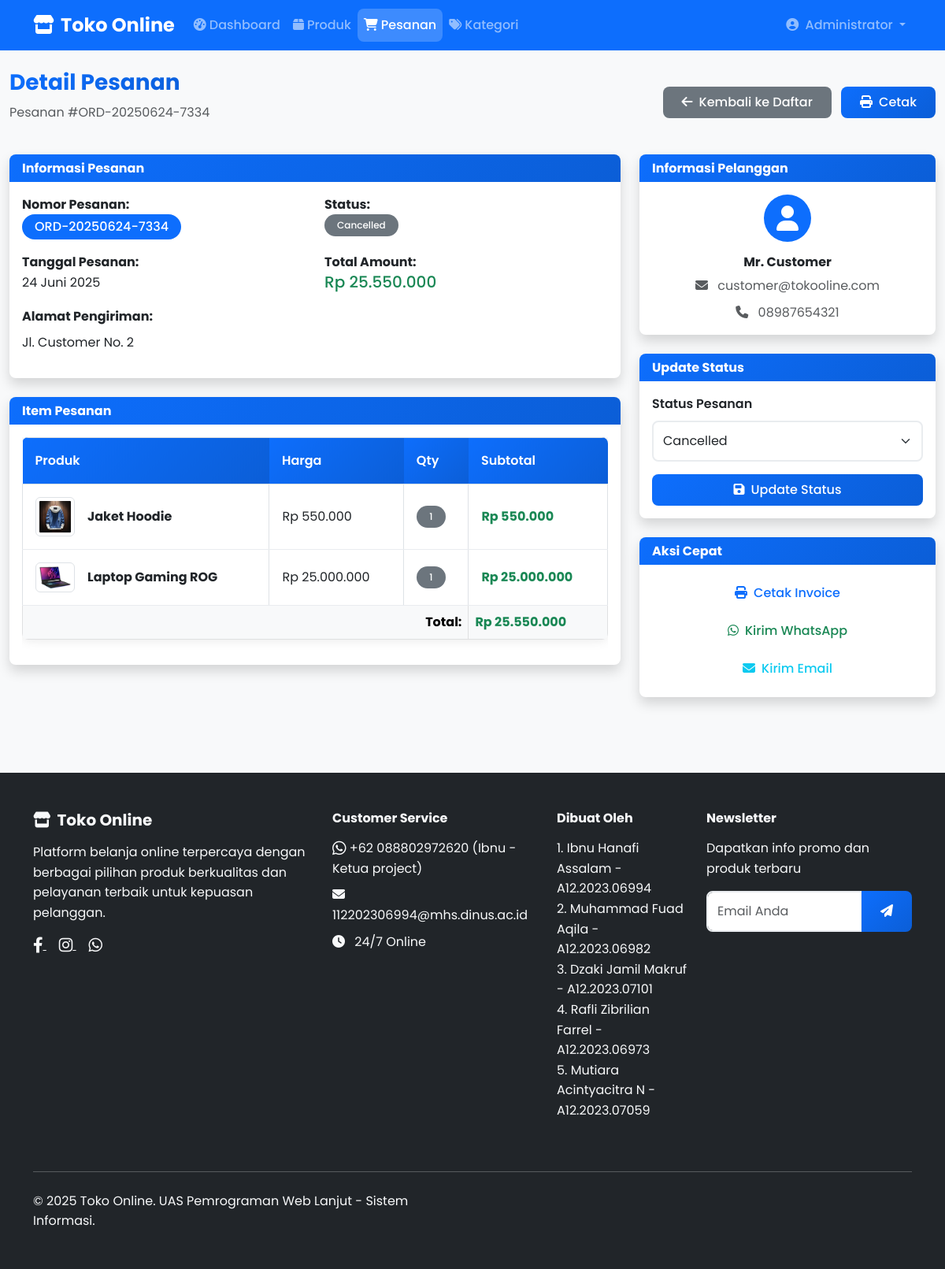
Page /admin/orders.php?view=detail&id=1 (signed in) on the committed database.
### tables this page shows
CREATE TABLE `users` (
  `id` int(11) NOT NULL,
  `username` varchar(50) NOT NULL,
  `email` varchar(100) NOT NULL,
  `password` varchar(255) NOT NULL,
  `reset_token` varchar(255) DEFAULT NULL,
  `reset_token_expires_at` datetime DEFAULT NULL,
  `reset_expires` datetime DEFAULT NULL,
  `role` enum('admin','customer') NOT NULL DEFAULT 'customer',
  `full_name` varchar(100) NOT NULL,
  `phone` varchar(20) DEFAULT NULL,
  `address` text DEFAULT NULL,
  `created_at` timestamp NOT NULL DEFAULT current_timestamp()
);

CREATE TABLE `orders` (
  `id` int(11) NOT NULL,
  `user_id` int(11) DEFAULT NULL,
  `order_number` varchar(50) NOT NULL,
  `total_amount` decimal(10,2) NOT NULL,
  `status` enum('pending','processing','completed','cancelled') DEFAULT 'pending',
  `shipping_address` text DEFAULT NULL,
  `notes` text DEFAULT NULL,
  `created_at` timestamp NOT NULL DEFAULT current_timestamp(),
  `updated_at` timestamp NOT NULL DEFAULT current_timestamp() ON UPDATE current_timestamp()
);

CREATE TABLE `order_items` (
  `id` int(11) NOT NULL,
  `order_id` int(11) DEFAULT NULL,
  `product_id` int(11) DEFAULT NULL,
  `quantity` int(11) NOT NULL,
  `price` decimal(10,2) NOT NULL,
  `subtotal` decimal(10,2) NOT NULL
);

CREATE TABLE `products` (
  `id` int(11) NOT NULL,
  `name` varchar(100) NOT NULL,
  `description` text DEFAULT NULL,
  `price` decimal(10,2) NOT NULL,
  `stock` int(11) NOT NULL DEFAULT 0,
  `category_id` int(11) DEFAULT NULL,
  `image` varchar(255) DEFAULT NULL,
  `status` enum('active','inactive') DEFAULT 'active',
  `created_at` timestamp NOT NULL DEFAULT current_timestamp(),
  `updated_at` timestamp NOT NULL DEFAULT current_timestamp() ON UPDATE current_timestamp()
);

### admin/orders.php (the view, shortened to what the rows shown need)
<?php
require_once '../includes/functions.php';
global $db;
$view = $_GET['view'] ?? 'list';
$order_id = $_GET['id'] ?? null;
if ($view == 'detail' && $order_id) {
    $order = $db->fetch("
        SELECT o.*, u.full_name, u.email, u.phone, u.address as user_address
        FROM orders o
        LEFT JOIN users u ON o.user_id = u.id
        WHERE o.id = ?
    ", [$order_id]);
    $order_items = $db->query("
        SELECT oi.*, p.name as product_name, p.image
        FROM order_items oi
        LEFT JOIN products p ON oi.product_id = p.id
        WHERE oi.order_id = ?
    ", [$order_id]);
}
include '../includes/header.php';
?>
<div class="container-fluid py-4">
    <?php if ($view == 'detail'): ?>
        <div class="row mb-4">
            <div class="col-12">
                <div class="d-flex justify-content-between align-items-center">
                    <div>
                        <h1 class="h3 text-gradient fw-bold">Detail Pesanan</h1>
                        <p class="text-muted">Pesanan #<?php echo htmlspecialchars($order['order_number']); ?></p>
                    </div>
                    <div>
                        <a href="orders.php" class="btn btn-secondary">
                            <i class="fas fa-arrow-left me-2"></i>Kembali ke Daftar
                        </a>
                        <button class="btn btn-primary ms-2" onclick="window.print()">
                            <i class="fas fa-print me-2"></i>Cetak
                        </button>
                    </div>
                </div>
            </div>
        </div>
        <div class="row">
            <div class="col-lg-8 mb-4">
                <div class="card shadow">
                    <div class="card-header">
                        <h6 class="m-0 fw-bold text-white">Informasi Pesanan</h6>
                    </div>
                    <div class="card-body">
                        <div class="row mb-3">
                            <div class="col-md-6">
                                <strong>Nomor Pesanan:</strong><br>
                                <span class="badge bg-primary fs-6"><?php echo htmlspecialchars($order['order_number']); ?></span>
                            </div>
                            <div class="col-md-6">
                                <strong>Status:</strong><br>
                                <?php echo getStatusBadge($order['status']); ?>
                            </div>
                        </div>
                        <div class="row mb-3">
                            <div class="col-md-6">
                                <strong>Tanggal Pesanan:</strong><br>
                                <?php echo formatDate($order['created_at']); ?>
                            </div>
                            <div class="col-md-6">
                                <strong>Total Amount:</strong><br>
                                <span class="h5 text-success"><?php echo formatRupiah($order['total_amount']); ?></span>
                            </div>
                        </div>
                        <div class="row">
                            <div class="col-12">
                                <strong>Alamat Pengiriman:</strong><br>
                                <address class="mt-2">
                                    <?php echo nl2br(htmlspecialchars($order['shipping_address'])); ?>
                                </address>
                            </div>
                        </div>
                    </div>
                </div>
                <div class="card shadow mt-4">
                    <div class="card-header">
                        <h6 class="m-0 fw-bold text-white">Item Pesanan</h6>
                    </div>
                    <div class="card-body">
                        <div class="table-responsive">
                            <table class="table table-bordered">
                                <thead class="table-light">
                                    <tr>
                                        <th>Produk</th>
                                        <th>Harga</th>
                                        <th>Qty</th>
                                        <th>Subtotal</th>
                                    </tr>
                                </thead>
                                <tbody>
                                    <?php foreach ($order_items as $item): ?>
                                        <tr>
                                            <td>
                                                <div class="d-flex align-items-center">
                                                    <div class="me-3">
                                                        <?php if ($item['image']): ?>
                                                            <img src="../assets/images/products/<?php echo $item['image']; ?>"
                                                                class="img-thumbnail" width="50" height="50" style="object-fit: cover;">
                                                        <?php endif; ?>
                                                    </div>
                                                    <div>
                                                        <div class="fw-bold"><?php echo htmlspecialchars($item['product_name']); ?></div>
                                                    </div>
                                                </div>
                                            </td>
                                            <td><?php echo formatRupiah($item['price']); ?></td>
                                            <td><span class="badge bg-secondary"><?php echo $item['quantity']; ?></span></td>
                                            <td class="fw-bold text-success"><?php echo formatRupiah($item['subtotal']); ?></td>
                                        </tr>
                                    <?php endforeach; ?>
                                </tbody>
                                <tfoot class="table-light">
                                    <tr>
                                        <th colspan="3" class="text-end">Total:</th>
                                        <th class="text-success"><?php echo formatRupiah($order['total_amount']); ?></th>
                                    </tr>
                                </tfoot>
                            </table>
                        </div>
                    </div>
                </div>
            </div>
            <div class="col-lg-4 mb-4">
                <div class="card shadow">
                    <div class="card-header">
                        <h6 class="m-0 fw-bold text-white">Informasi Pelanggan</h6>
                    </div>
                    <div class="card-body">
                        <div class="text-center mb-3">
                            <div class="bg-primary text-white rounded-circle d-inline-flex align-items-center justify-content-center"
                                style="width: 60px; height: 60px;">
                                <i class="fas fa-user fa-2x"></i>
                            </div>
                        </div>
                        <div class="text-center">
                            <h6 class="fw-bold"><?php echo htmlspecialchars($order['full_name']); ?></h6>
                            <p class="text-muted mb-2">
                                <i class="fas fa-envelope me-2"></i>
                                <?php echo htmlspecialchars($order['email']); ?>
                            </p>
                            <?php if ($order['phone']): ?>
                                <p class="text-muted mb-0">
                                    <i class="fas fa-phone me-2"></i>
                                    <?php echo htmlspecialchars($order['phone']); ?>
                                </p>
                            <?php endif; ?>
                        </div>
                    </div>
                </div>
                <div class="card shadow mt-4">
                    <div class="card-header">
                        <h6 class="m-0 fw-bold text-white">Update Status</h6>
                    </div>
                    <div class="card-body">
                        <form method="POST">
                            <div class="mb-3">
                                <label class="form-label">Status Pesanan</label>
                                <select class="form-select" name="status" required>
                                    <option value="cancelled" <?php echo $order['status'] == 'cancelled' ? 'selected' : ''; ?>>Cancelled</option>
                                </select>
                            </div>
                            <button type="submit" name="update_status" class="btn btn-primary w-100">
                                <i class="fas fa-save me-2"></i>Update Status
                            </button>
                        </form>
                    </div>
                </div>
                <div class="card shadow mt-4">
                    <div class="card-header">
                        <h6 class="m-0 fw-bold text-white">Aksi Cepat</h6>
                    </div>
                    <div class="card-body">
                        <div class="d-grid gap-2">
                            <button class="btn btn-outline-primary" onclick="window.print()">
                                <i class="fas fa-print me-2"></i>Cetak Invoice
                            </button>
                            <button class="btn btn-outline-success" onclick="sendWhatsApp('<?php echo $order['phone']; ?>')">
                                <i class="fab fa-whatsapp me-2"></i>Kirim WhatsApp
                            </button>
                            <button class="btn btn-outline-info" onclick="sendEmail('<?php echo $order['email']; ?>')">
                                <i class="fas fa-envelope me-2"></i>Kirim Email
                            </button>
                        </div>
                    </div>
                </div>
            </div>
        </div>
<?php endif; ?>
</div>
<?php include '../includes/footer.php'; ?>

### includes/header.php (shortened to what the rows shown need)
<?php
$current_user = getCurrentUser();
?>
<!DOCTYPE html>
<html lang="id">
<head>
    <link href="https://cdn.jsdelivr.net/npm/bootstrap@5.3.0/dist/css/bootstrap.min.css" rel="stylesheet">
    <link rel="stylesheet" href="https://cdnjs.cloudflare.com/ajax/libs/font-awesome/6.4.0/css/all.min.css">
    <link rel="stylesheet" href="../assets/css/style.css">
    <?php if (isAdmin()): ?>
        <link rel="stylesheet" href="https://cdn.datatables.net/1.13.6/css/dataTables.bootstrap5.min.css">
    <?php endif; ?>
</head>
<body>
    <nav class="navbar navbar-expand-lg navbar-dark bg-primary sticky-top">
        <div class="container">
            <div class="collapse navbar-collapse" id="navbarNav">
                <?php if (isLoggedIn()): ?>
                    <?php if (isAdmin()): ?>
                        <ul class="navbar-nav me-auto">
                            <li class="nav-item">
                                <a class="nav-link <?php echo basename($_SERVER['PHP_SELF']) == 'dashboard.php' ? 'active' : ''; ?>"
                                    href="../admin/dashboard.php">
                                    <i class="fas fa-tachometer-alt me-1"></i>Dashboard
                                </a>
                            </li>
                            <li class="nav-item">
                                <a class="nav-link <?php echo basename($_SERVER['PHP_SELF']) == 'products.php' ? 'active' : ''; ?>"
                                    href="../admin/products.php">
                                    <i class="fas fa-box me-1"></i>Produk
                                </a>
                            </li>
                            <li class="nav-item">
                                <a class="nav-link <?php echo basename($_SERVER['PHP_SELF']) == 'orders.php' ? 'active' : ''; ?>"
                                    href="../admin/orders.php">
                                    <i class="fas fa-shopping-cart me-1"></i>Pesanan
                                </a>
                            </li>
                            <li class="nav-item">
                                <a class="nav-link <?php echo basename($_SERVER['PHP_SELF']) == 'categories.php' ? 'active' : ''; ?>"
                                    href="../admin/categories.php">
                                    <i class="fas fa-tags me-1"></i>Kategori
                                </a>
                            </li>
                        </ul>
                    <?php endif; ?>
                    <div class="navbar-nav">
                        <div class="nav-item dropdown">
                            <a class="nav-link dropdown-toggle" href="#" role="button" data-bs-toggle="dropdown">
                                <i class="fas fa-user-circle me-1"></i>
                                <?php echo htmlspecialchars($current_user['full_name']); ?>
                            </a>
                        </div>
                    </div>
                <?php endif; ?>
            </div>
        </div>
    </nav>
    <main class="main-content"><?php

### includes/functions.php (shortened to what the rows shown need)
<?php
require_once __DIR__ . '/../config/database.php';
function isLoggedIn()
{
    return isset($_SESSION['user_id']) && !empty($_SESSION['user_id']);
}
function isAdmin()
{
    return isset($_SESSION['role']) && $_SESSION['role'] === 'admin';
}
function formatRupiah($amount)
{
    return 'Rp ' . number_format($amount, 0, ',', '.');
}
function formatDate($date)
{
    $bulan = [
        1 => 'Januari',
        'Februari',
        'Maret',
        'April',
        'Mei',
        'Juni',
        'Juli',
        'Agustus',
        'September',
        'Oktober',
        'November',
        'Desember'
    ];
    $timestamp = strtotime($date);
    $tanggal = date('j', $timestamp);
    $bulan = $bulan[date('n', $timestamp)];
    $tahun = date('Y', $timestamp);
    return $tanggal . ' ' . $bulan . ' ' . $tahun;
}
function getCurrentUser()
{
    global $db;
    $sql = "SELECT * FROM users WHERE id = ?";
    return $db->fetch($sql, [$_SESSION['user_id']]);
}
function getStatusBadge($status)
{
    $badges = [
        'pending' => '<span class="badge bg-warning">Pending</span>',
        'processing' => '<span class="badge bg-info">Processing</span>',
        'completed' => '<span class="badge bg-success">Completed</span>',
        'cancelled' => '<span class="badge bg-danger">Cancelled</span>',
        'active' => '<span class="badge bg-success">Active</span>',
        'inactive' => '<span class="badge bg-secondary">Inactive</span>'
    ];
    return $badges[$status] ?? '<span class="badge bg-secondary">' . ucfirst($status) . '</span>';
}

### rows in the picture
users: full_name "Administrator"
orders: order_number "ORD-20250624-7334", status "Cancelled", created_at "24 Juni 2025", total_amount "Rp 25.550.000", shipping_address "Jl. Customer No. 2", user.full_name "Mr. Customer", user.email "customer@tokooline.com", user.phone "08987654321"
order_items: product.image (picture), product.name "Jaket Hoodie", price "Rp 550.000", quantity "1", subtotal "Rp 550.000"
order_items: product.image (picture), product.name "Laptop Gaming ROG", price "Rp 25.000.000", quantity "1", subtotal "Rp 25.000.000"
